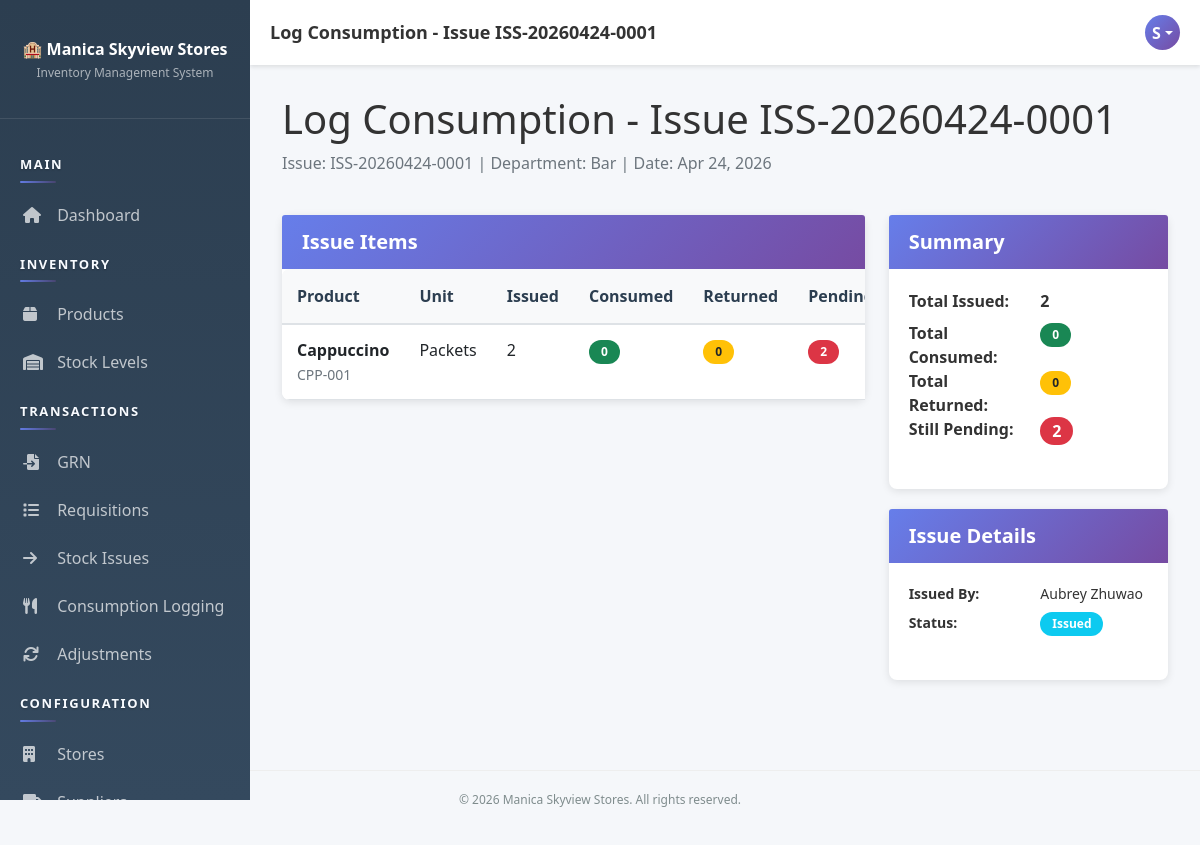
Page /pages/stock-issues/log-consumption.php?issue_id=2 (signed in) on the committed database.
### tables this page shows
CREATE TABLE `stock_issues` (
  `issue_id` int(11) NOT NULL AUTO_INCREMENT,
  `issue_number` varchar(50) NOT NULL,
  `requisition_id` int(11) DEFAULT NULL,
  `store_id` int(11) NOT NULL,
  `department_id` int(11) NOT NULL,
  `issued_by` int(11) NOT NULL,
  `issue_date` datetime DEFAULT current_timestamp(),
  `received_by` int(11) DEFAULT NULL,
  `received_date` datetime DEFAULT NULL,
  `status` enum('issued','received','cancelled') DEFAULT 'issued',
  `notes` text DEFAULT NULL,
  `created_at` timestamp NOT NULL DEFAULT current_timestamp(),
  `updated_at` timestamp NOT NULL DEFAULT current_timestamp() ON UPDATE current_timestamp(),
  PRIMARY KEY (`issue_id`),
  UNIQUE KEY `issue_number` (`issue_number`),
  KEY `requisition_id` (`requisition_id`),
  KEY `store_id` (`store_id`),
  KEY `department_id` (`department_id`),
  KEY `issued_by` (`issued_by`),
  KEY `received_by` (`received_by`),
  KEY `idx_issue_date` (`issue_date`),
  CONSTRAINT `stock_issues_ibfk_1` FOREIGN KEY (`requisition_id`) REFERENCES `requisitions` (`requisition_id`),
  CONSTRAINT `stock_issues_ibfk_2` FOREIGN KEY (`store_id`) REFERENCES `stores` (`store_id`),
  CONSTRAINT `stock_issues_ibfk_3` FOREIGN KEY (`department_id`) REFERENCES `departments` (`dept_id`),
  CONSTRAINT `stock_issues_ibfk_4` FOREIGN KEY (`issued_by`) REFERENCES `users` (`user_id`),
  CONSTRAINT `stock_issues_ibfk_5` FOREIGN KEY (`received_by`) REFERENCES `users` (`user_id`)
);

CREATE TABLE `users` (
  `user_id` int(11) NOT NULL AUTO_INCREMENT,
  `username` varchar(50) NOT NULL,
  `email` varchar(100) NOT NULL,
  `password` varchar(255) NOT NULL,
  `full_name` varchar(100) NOT NULL,
  `role_id` int(11) NOT NULL,
  `status` enum('active','inactive') DEFAULT 'active',
  `created_at` timestamp NOT NULL DEFAULT current_timestamp(),
  `updated_at` timestamp NOT NULL DEFAULT current_timestamp() ON UPDATE current_timestamp(),
  PRIMARY KEY (`user_id`),
  UNIQUE KEY `username` (`username`),
  UNIQUE KEY `email` (`email`),
  KEY `role_id` (`role_id`),
  CONSTRAINT `users_ibfk_1` FOREIGN KEY (`role_id`) REFERENCES `roles` (`role_id`)
);

CREATE TABLE `departments` (
  `dept_id` int(11) NOT NULL AUTO_INCREMENT,
  `dept_name` varchar(100) NOT NULL,
  `dept_code` varchar(20) NOT NULL,
  `head_user_id` int(11) DEFAULT NULL,
  `status` enum('active','inactive') DEFAULT 'active',
  `monthly_budget` decimal(12,2) NOT NULL DEFAULT 0.00,
  `weekly_budget` decimal(12,2) NOT NULL DEFAULT 0.00,
  `created_at` timestamp NOT NULL DEFAULT current_timestamp(),
  PRIMARY KEY (`dept_id`),
  UNIQUE KEY `dept_code` (`dept_code`),
  KEY `head_user_id` (`head_user_id`),
  CONSTRAINT `departments_ibfk_1` FOREIGN KEY (`head_user_id`) REFERENCES `users` (`user_id`)
);

CREATE TABLE `stock_issue_items` (
  `issue_item_id` int(11) NOT NULL AUTO_INCREMENT,
  `issue_id` int(11) NOT NULL,
  `product_id` int(11) NOT NULL,
  `quantity_issued` int(11) NOT NULL,
  `quantity_consumed` int(11) NOT NULL DEFAULT 0,
  `quantity_returned` int(11) NOT NULL DEFAULT 0,
  `batch_number` varchar(50) DEFAULT NULL,
  `expiry_date` date DEFAULT NULL,
  `unit_price` decimal(10,2) DEFAULT NULL,
  `remarks` text DEFAULT NULL,
  `created_at` timestamp NOT NULL DEFAULT current_timestamp(),
  `updated_at` timestamp NOT NULL DEFAULT current_timestamp() ON UPDATE current_timestamp(),
  PRIMARY KEY (`issue_item_id`),
  KEY `issue_id` (`issue_id`),
  KEY `product_id` (`product_id`),
  CONSTRAINT `stock_issue_items_ibfk_1` FOREIGN KEY (`issue_id`) REFERENCES `stock_issues` (`issue_id`) ON DELETE CASCADE,
  CONSTRAINT `stock_issue_items_ibfk_2` FOREIGN KEY (`product_id`) REFERENCES `products` (`product_id`)
);

CREATE TABLE `products` (
  `product_id` int(11) NOT NULL AUTO_INCREMENT,
  `product_name` varchar(100) NOT NULL,
  `product_code` varchar(50) NOT NULL,
  `category_id` int(11) NOT NULL,
  `unit_of_measure` varchar(20) DEFAULT NULL,
  `reorder_level` int(11) DEFAULT 10,
  `reorder_quantity` int(11) DEFAULT 50,
  `status` enum('active','inactive') DEFAULT 'active',
  `created_at` timestamp NOT NULL DEFAULT current_timestamp(),
  `updated_at` timestamp NOT NULL DEFAULT current_timestamp() ON UPDATE current_timestamp(),
  PRIMARY KEY (`product_id`),
  UNIQUE KEY `product_code` (`product_code`),
  KEY `category_id` (`category_id`),
  KEY `idx_product_code` (`product_code`),
  CONSTRAINT `products_ibfk_1` FOREIGN KEY (`category_id`) REFERENCES `categories` (`category_id`)
);

### pages/stock-issues/log-consumption.php (the view, shortened to what the rows shown need)
<?php
require_once __DIR__ . '/../../app/bootstrap.php';
$currentUser = getCurrentUser();
$userId = $currentUser['user_id'];
$issueId = (int)($_GET['issue_id'] ?? 0);
$issueController = new StockIssueController();
$issue = $issueController->getIssueById($issueId, $userId);
$items = $issueController->getIssueItemsForConsumption($issueId);
$pageTitle = 'Log Consumption - Issue ' . htmlspecialchars($issue['issue_number']);
?>
<?php include __DIR__ . '/../../app/views/layout-header.php'; ?>
<div class="container-fluid">
    <div class="row mb-4">
        <div class="col">
            <h1><?php echo $pageTitle; ?></h1>
            <p class="text-muted">Issue: <?php echo htmlspecialchars($issue['issue_number']); ?> |
               Department: <?php echo htmlspecialchars($issue['dept_name']); ?> |
               Date: <?php echo date('M d, Y', strtotime($issue['issue_date'])); ?></p>
        </div>
    </div>
    <div class="row">
        <div class="col-lg-8">
            <div class="card mb-4">
                <div class="table-responsive">
                    <table class="table table-hover mb-0">
                        <thead class="table-light">
                            <tr>
                                <th>Product</th>
                                <th>Unit</th>
                                <th>Issued</th>
                                <th>Consumed</th>
                                <th>Returned</th>
                                <th>Pending</th>
                            </tr>
                        </thead>
                        <tbody>
                            <?php foreach ($items as $item):
                                $pending = (int)$item['quantity_issued'] - (int)$item['quantity_consumed'] - (int)$item['quantity_returned'];
                            ?>
                                <tr>
                                    <td>
                                        <strong><?php echo htmlspecialchars($item['product_name']); ?></strong><br>
                                        <small class="text-muted"><?php echo htmlspecialchars($item['product_code']); ?></small>
                                    </td>
                                    <td><?php echo htmlspecialchars($item['unit_of_measure']); ?></td>
                                    <td><?php echo (int)$item['quantity_issued']; ?></td>
                                    <td><span class="badge bg-success"><?php echo (int)$item['quantity_consumed']; ?></span></td>
                                    <td><span class="badge bg-warning text-dark"><?php echo (int)$item['quantity_returned']; ?></span></td>
                                    <td>
                                        <?php if ($pending > 0): ?>
                                            <span class="badge bg-danger"><?php echo $pending; ?></span>
                                        <?php else: ?>
                                            <span class="badge bg-secondary">Done</span>
                                        <?php endif; ?>
                                    </td>
                                </tr>
                            <?php endforeach; ?>
                        </tbody>
                    </table>
                </div>
            </div>
        </div>
        <div class="col-lg-4">
            <div class="card mt-3">
                <div class="card-body small">
                    <dl class="row">
                        <dt class="col-sm-6">Issued By:</dt>
                        <dd class="col-sm-6"><?php echo htmlspecialchars($issue['issued_by_name']); ?></dd>
                        <dt class="col-sm-6">Status:</dt>
                        <dd class="col-sm-6"><span class="badge bg-info"><?php echo ucfirst($issue['status']); ?></span></dd>
                    </dl>
                </div>
            </div>
        </div>
    </div>
</div>
<?php include __DIR__ . '/../../app/views/layout-footer.php'; ?>

### app/views/layout-header.php (shortened to what the rows shown need)
<!DOCTYPE html>
<html lang="en">
<head>
    <link href="https://cdn.jsdelivr.net/npm/bootstrap@5.1.3/dist/css/bootstrap.min.css" rel="stylesheet">
    <link rel="stylesheet" href="https://cdnjs.cloudflare.com/ajax/libs/font-awesome/6.0.0/css/all.min.css">
    <link href="<?php echo SITE_URL; ?>public/css/style.css" rel="stylesheet">
</head>
<body>
    <div class="topbar">
        <div class="topbar-title desktop-title">
            <?php echo $pageTitle ?? APP_NAME; ?>
        </div>
        <div class="topbar-right">
            <div class="user-profile dropdown">
                <div class="user-avatar dropdown-toggle" role="button" data-bs-toggle="dropdown" aria-expanded="false">
                    <?php
                    $user = getCurrentUser();
                    if ($user) {
                        echo strtoupper(substr($user['full_name'], 0, 1));
                    }
                    ?>
                </div>
            </div>
        </div>
    </div>
    <div class="main-content">

### rows in the picture
stock_issues: issue_number "Log Consumption - Issue ISS-20260424-0001", issue_number "ISS-20260424-0001", department.dept_name "Bar", issue_date "Apr 24, 2026", issued_by.full_name "Aubrey Zhuwao", status "Issued"
users: full_name "S"
stock_issue_items: product.product_name "Cappuccino", product.product_code "CPP-001", product.unit_of_measure "Packets", quantity_issued "2", quantity_consumed "0", quantity_returned "0"

### other values in the picture
$totalIssued "2"
$totalConsumed "0"
$totalReturned "0"
$totalPending "2"
APP_NAME "Manica Skyview Stores"
